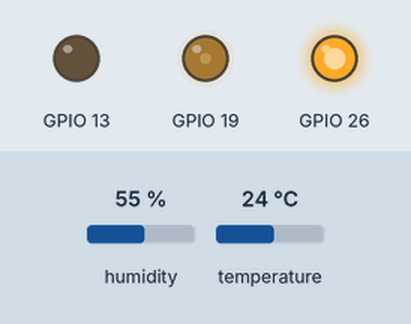
Bench run of a program on a simulated Raspberry Pi (BCM pin numbers). Shown: output pins drawn as LEDs (lit = HIGH). Inputs (shaded band) come from the test bench; at power-on: temperature 24 °C, humidity 55 %. The interpreter's speed is modelled, so counts of loop turns are approximate.

Above: at 1.2 s.
1.3 s: temperature set to 12 °C
At 1.9 s:
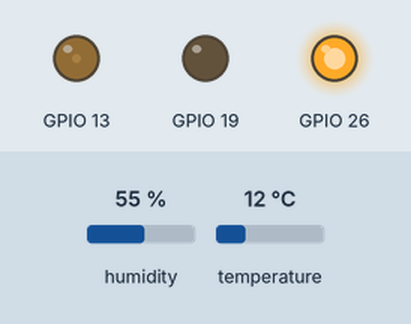
3.0 s: temperature set to 28 °C
At 3.5 s:
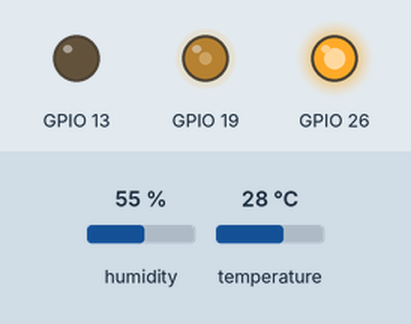
4.6 s: temperature set to 33 °C
At 5.0 s:
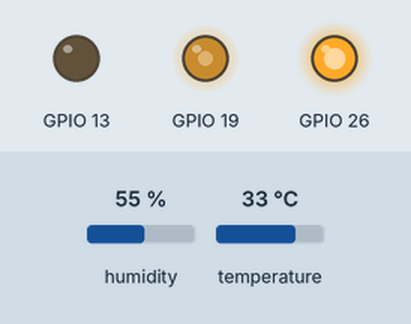
6.2 s: temperature set to 41 °C
At 7.7 s:
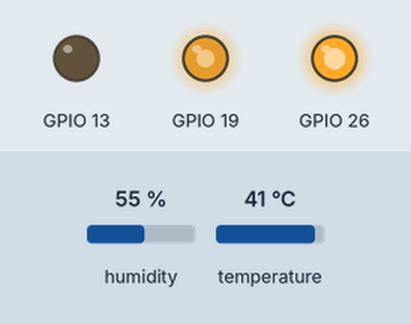
Timing chart, 0 to 8.8 s (numbered marks = the images above; inputs shaded):
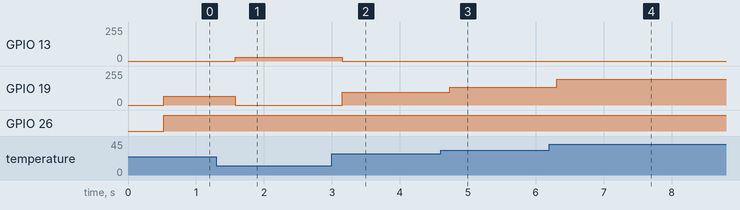

The program:

RGB_Humidity.py
```python
import Adafruit_DHT
import colorsys
import pigpio
from time import sleep

gpio = pigpio.pi()
gpio.set_mode(13, pigpio.OUTPUT)
gpio.set_mode(19, pigpio.OUTPUT)
gpio.set_mode(26, pigpio.OUTPUT)

while True:
    humidity,temperature = Adafruit_DHT.read_retry(Adafruit_DHT.DHT11, 17)
    temperature = temperature * 1.8 + 32
    rgb = colorsys.hsv_to_rgb((120-temperature)/360,1,1)
    gpio.set_PWM_dutycycle(13, (1-rgb[0])*255)
    gpio.set_PWM_dutycycle(19, (1-rgb[1])*255)
    gpio.set_PWM_dutycycle(26, (1-rgb[2])*255)
```

Measured:
- after the input at 1.3 s, GPIO 13: 0/255 → 27/255 after 0.28 s; GPIO 19: 64/255 → 0/255 after 0.28 s
- after the input at 3.0 s, GPIO 13: 27/255 → 0/255 after 0.16 s; GPIO 19: 0/255 → 95/255 after 0.16 s
- after the input at 4.6 s, GPIO 19: 95/255 → 133/255 after 0.13 s
- after the input at 6.2 s, GPIO 19: 133/255 → 194/255 after 0.11 s
